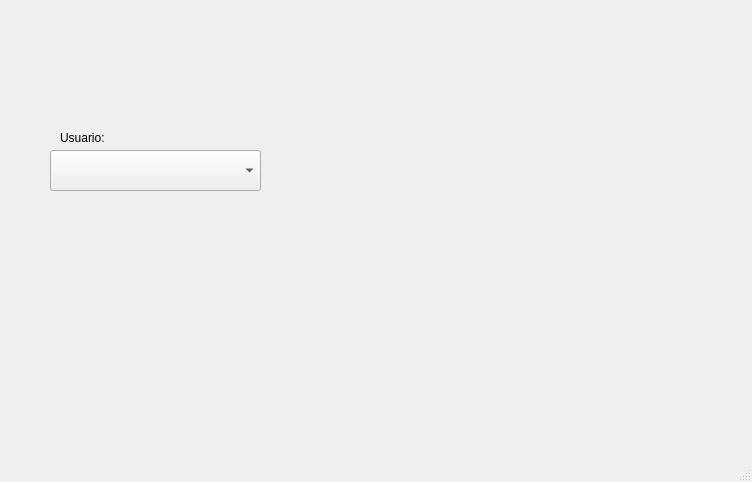
<?xml version="1.0" encoding="UTF-8"?>
<ui version="4.0">
 <class>MainWindow</class>
 <widget class="QMainWindow" name="MainWindow">
  <property name="geometry">
   <rect>
    <x>0</x>
    <y>0</y>
    <width>752</width>
    <height>482</height>
   </rect>
  </property>
  <property name="windowTitle">
   <string>MainWindow</string>
  </property>
  <widget class="QWidget" name="centralwidget">
   <widget class="QLabel" name="label">
    <property name="geometry">
     <rect>
      <x>20</x>
      <y>10</y>
      <width>121</width>
      <height>71</height>
     </rect>
    </property>
    <property name="text">
     <string/>
    </property>
    <property name="pixmap">
     <pixmap resource="../Imagenes/recursos.qrc">:/Logos/logoUat.png</pixmap>
    </property>
    <property name="scaledContents">
     <bool>true</bool>
    </property>
   </widget>
   <widget class="QLabel" name="label_4">
    <property name="geometry">
     <rect>
      <x>620</x>
      <y>0</y>
      <width>121</width>
      <height>71</height>
     </rect>
    </property>
    <property name="text">
     <string/>
    </property>
    <property name="pixmap">
     <pixmap resource="../Imagenes/recursos.qrc">:/Logos/FI_LOGO.png</pixmap>
    </property>
    <property name="scaledContents">
     <bool>true</bool>
    </property>
   </widget>
   <widget class="QLabel" name="label_5">
    <property name="geometry">
     <rect>
      <x>620</x>
      <y>350</y>
      <width>121</width>
      <height>71</height>
     </rect>
    </property>
    <property name="text">
     <string/>
    </property>
    <property name="pixmap">
     <pixmap resource="../Imagenes/recursos.qrc">:/Logos/equipo.jpeg</pixmap>
    </property>
    <property name="scaledContents">
     <bool>true</bool>
    </property>
   </widget>
   <widget class="QLabel" name="img_persona">
    <property name="geometry">
     <rect>
      <x>350</x>
      <y>140</y>
      <width>271</width>
      <height>131</height>
     </rect>
    </property>
    <property name="text">
     <string/>
    </property>
    <property name="pixmap">
     <pixmap resource="../Imagenes/recursos.qrc">:/Logos/FI_LOGO.png</pixmap>
    </property>
    <property name="scaledContents">
     <bool>true</bool>
    </property>
   </widget>
   <widget class="QComboBox" name="combo_team">
    <property name="geometry">
     <rect>
      <x>50</x>
      <y>150</y>
      <width>211</width>
      <height>41</height>
     </rect>
    </property>
   </widget>
   <widget class="QLabel" name="label_2">
    <property name="geometry">
     <rect>
      <x>60</x>
      <y>130</y>
      <width>58</width>
      <height>16</height>
     </rect>
    </property>
    <property name="text">
     <string>Usuario:</string>
    </property>
   </widget>
  </widget>
  <widget class="QMenuBar" name="menubar">
   <property name="geometry">
    <rect>
     <x>0</x>
     <y>0</y>
     <width>752</width>
     <height>24</height>
    </rect>
   </property>
  </widget>
  <widget class="QStatusBar" name="statusbar"/>
 </widget>
 <resources>
  <include location="../Imagenes/recursos.qrc"/>
 </resources>
 <connections/>
</ui>
